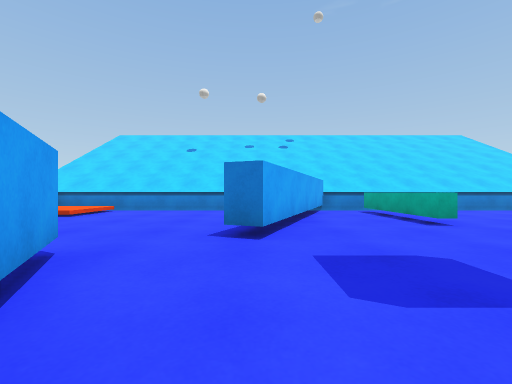
View 1 (above)

16 first-person views from a walk through a scene from a Unity 3-D project. The camera is 0.62 m above the floor, looks level and sees 90° across. The floor is counted in squares, 1 m on a side. Each view is taken from the middle of a square. On the plan, view 1 faces up. The plan holds only what a view shows up to about 9 squares ahead; the rest is blank. The place goes on beyond the plan. The player is left out. Surface patterns are stand-ins for the level's own textures.

View 2
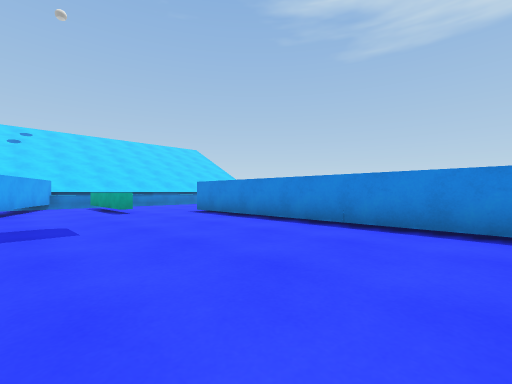

View 3
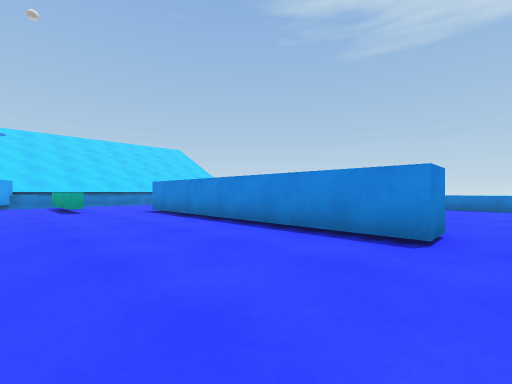

View 4
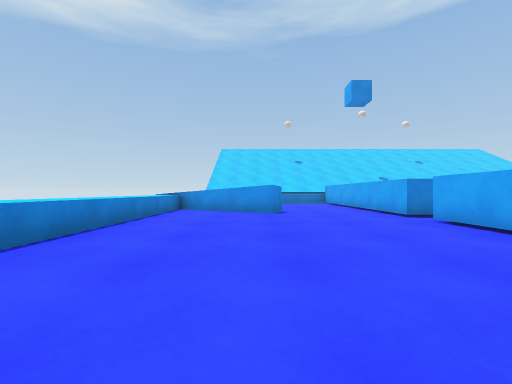

View 5
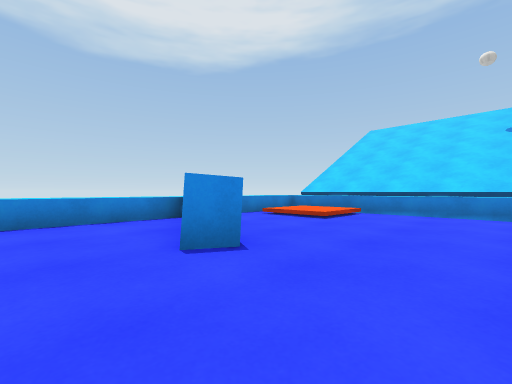

View 6
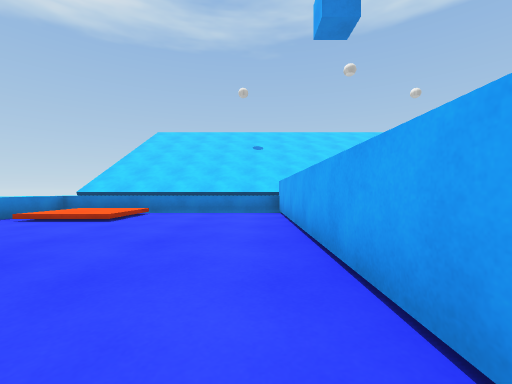

View 7
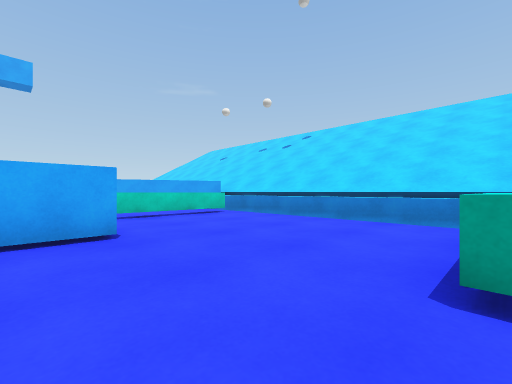

View 8
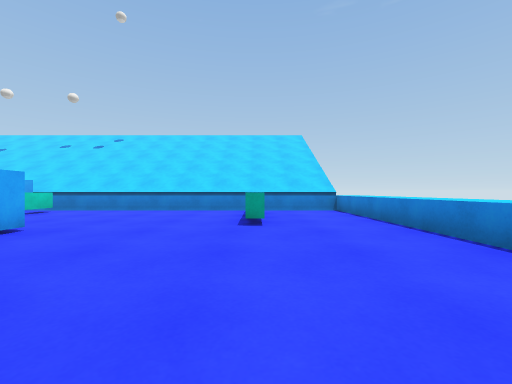

View 9
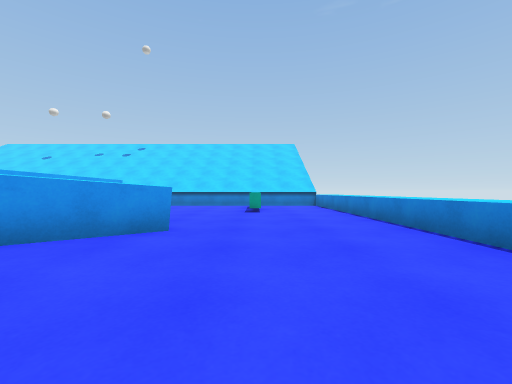

View 10
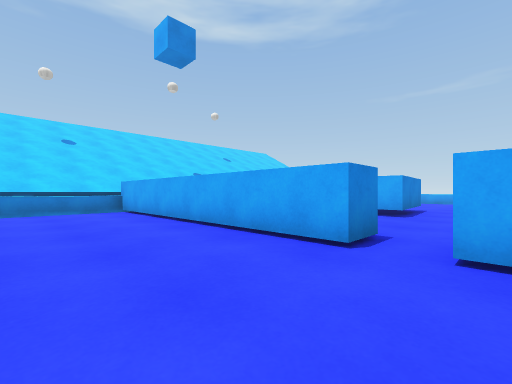

View 11
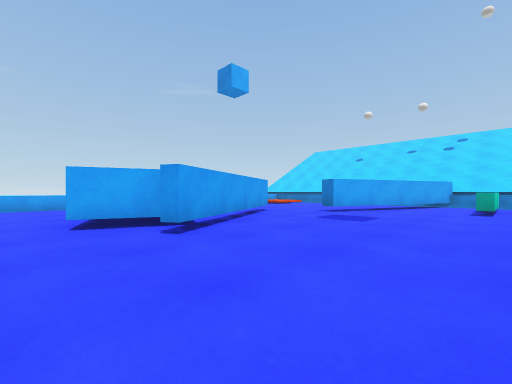

View 12
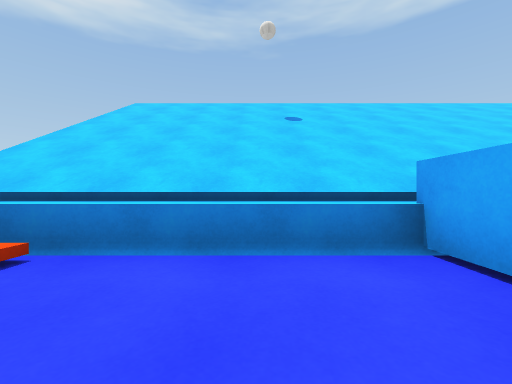

View 13
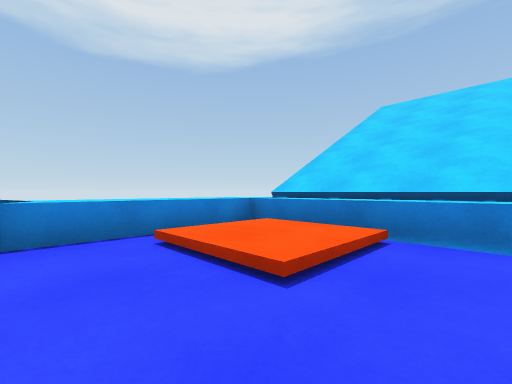

View 14
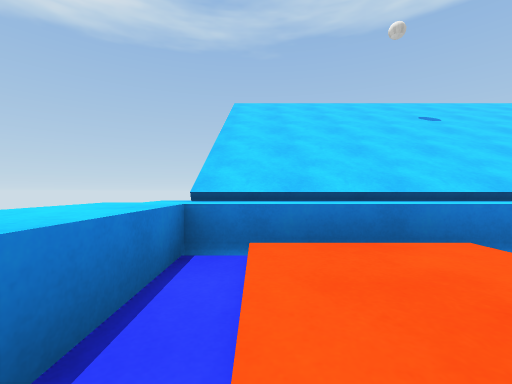

View 15
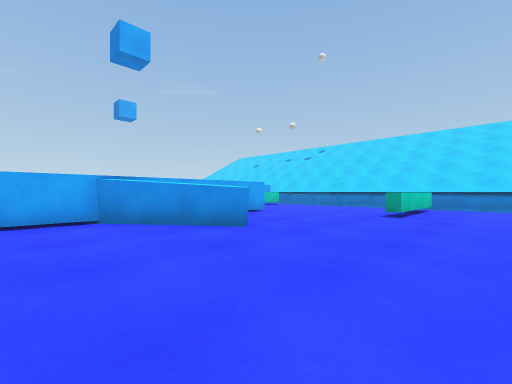

View 16
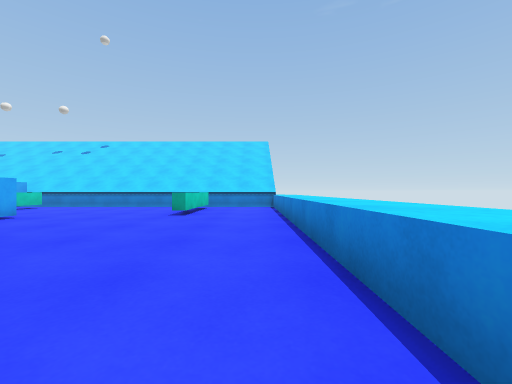

### Floor plan
Key: @ floor where view 1 was taken; # wall or solid block; . main floor; : floor 0.15 m higher than the main floor; / step, stairs or slope; ^ raised ledge; B blue block.
Columns run from 7 left of view 1 to 14 right of it. Each row starts with its distance up from view 1.
  9 ^^^^^^^  #^^^^^^^^^^^
  8  ::.... ###.........^
  7   :.... #........^..^
  6   ..... #........^..^
  5    ....##........^..^
  4     ...#.....#......^^
  3     .........#......^
  2      #.......# .....^^
  1      ##......# ^....^^
  0       #@.....##.....^^
 -1        #.....#......^
 -2 ^     B#.....#......^^
 -3 ^.... B......#......^
 -4 ^...................^^
 -5       .###.. #......^
 -6              #...#^.^
 -7              #....^^^
 -8              #......^
 -9              #......^^
-10              #.../:/^^
-11              #.../:/^^
-12              ^^^^^^^^
-13              ########

Positions as (right, up) in squares from view 1, and headings:
1: (0, 0), facing up
2: (1, -3), facing up-right
3: (2, -4), facing up-right
4: (10, 2), facing down
5: (7, -4), facing down-right
6: (7, -4), facing down
7: (10, 3), facing up-left
8: (10, 0), facing up
9: (10, -3), facing up
10: (9, -3), facing down-left
11: (4, -4), facing up-left
12: (8, -9), facing down
13: (9, -8), facing down-right
14: (12, -9), facing down
15: (12, -2), facing up-left
16: (12, -2), facing up
